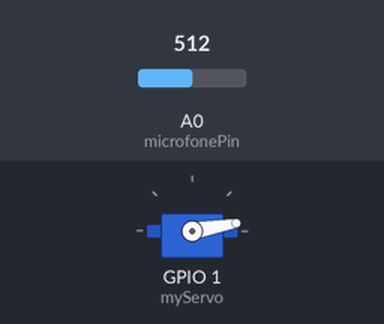
Recording of a sketch running on a simulated ESP8266 (NodeMCU). Shown: servo. Inputs (shaded band) come from the test bench; at power-on: A0 (microfonePin) = 512. WiFi joins after 1.5 s; servers stay silent unless stated; network time is answered at once with the bench clock; the local clock reads 2024-03-15 10:24:30 at power-on unless the sketch sets it; what the sketch prints to the serial monitor is not drawn.

Above: at 2.1 s.
At 10.1 s:
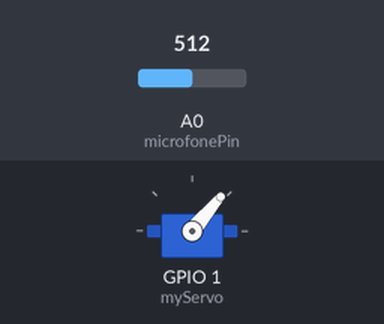
At 18.1 s:
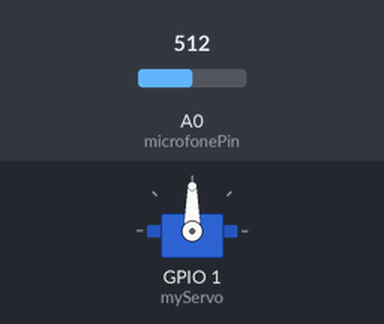
At 36.1 s:
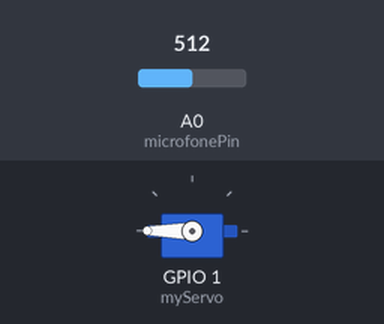
Timing chart, 0 to 39.5 s (numbered marks = the images above):
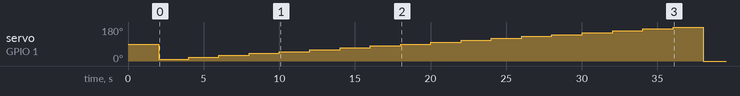

The sketch:

teste._bug_bancodedados.ino
```cpp
//Servidor NTP para manter a hora e a data atualizada via wifi
#include <NTPClient.h>
#include <WiFiUdp.h>
const char* ntpServerName = " br.pool.ntp.org"; // outros possiveis se der errado: link: https://ntp.br/conteudo/ntp/
WiFiUDP ntpUDP;
NTPClient timeClient(ntpUDP, ntpServerName);

/* Bibliotecas para produzir graficos e relatorios se for preciso (pesquisar mais sobre elas)
  #include <Adafruit_ILI9341.h>
  #include <Adafruit_GFX.h>
  #include <Adafruit_GrayOLED.h>
  #include <Adafruit_SPITFT.h>
  #include <Adafruit_SPITFT_Macros.h>
  #include <gfxfont.h>
*/

// micro anologico: https://arduinobymyself.blogspot.com/2012/04/vu-meter-com-arduino.html
// micro anologico com CI: http://icexduino.blogspot.com/2011/06/teste_26.html


//variaveis e constante para medição do logico da entrada digital do sensor microfone KY-037
//const int OUT_PIN = 8;  //entrada do valor digital
const int microfonePin = A0;  // Pino analógico onde o microfone está conectado (Microfone analogico)

// Variaveis relacionado ao intervalos de amostras (Valor medio)
const int amostra = 2000; // acada  mili segundos ele gera uma amostra (Precisa definir apos a logica)
unsigned long tempo_atual;  // salva o tempo atual da função millis()
unsigned long tempo_anterior = 0; //Armazena o valor anterior de millis() para comparação
unsigned long tempo_decorrido = 0;  // Variavel para calcular o tempo decorrido desde a última amostragem
int guarda_amostra = 0;  // variavel para armazenar as mostras
float soma_amostras = 0;  // variavel para soma a amostras acumuladas dentro loop

//Variaveis relacionadas com os nvalores maximos e minimos (Resolução de 10 bits)
int pico_minimo = 1023;
int pico_maximo = 0;
unsigned long tempo_pico_anterior = 0;
float frequencia_picos = 0;
float tolerancia_pico= 1.05;


//Inciando comunicação via wifi com esp8266 declacando variaveis de acesso:
#include <ESP8266WiFi.h>
const char* ssid = "tiago";
const char* password = "ajux2896";

//Iniciando comunicação via protocolo HTPP e a criação da pagina web:
#include <ESP8266WebServer.h>
#include <WiFiClient.h>
#include "index.h" // Conteudo da pagina WEB
ESP8266WebServer server(80);

//Iniciando comunicação com firebase
#include <Arduino.h>
#include <Firebase_ESP_Client.h>
#define API_KEY "AIzaSyCROmPojQcru9g3kgbQf5hc_-KXU1RaJ78"
#define DATABASE_URL "https://comunicacao-esp8266-e-firebase-default-rtdb.firebaseio.com/"
#define USER_EMAIL "tiagodois.0@gmail.com"
#define USER_PASSWORD "80432162"
FirebaseData fbdo;
FirebaseAuth auth;
FirebaseConfig config;

//Biblioteca para servo motor
#include <Servo.h>
Servo myServo; // objeto de uso para controlar o servo motor está relacionado com a biblioteca Servo.h
struct Amostra {
  int angulo;
  int valorMedio;
};

const int numAmostras = 10;
Amostra amostras[numAmostras];
int anguloServo = 0;


void setup() {
  Serial.begin(115200);
//Inicializando comunicação Wifi
WiFi.begin(ssid, password);

//Verificando a conexão com a rede
  while (WiFi.status() != WL_CONNECTED) {
    delay(1000);
    Serial.println("Conectando com WiFi...");
  }
   Serial.println("Wifi conectado...");

  // Inicializando a configuração do Firebase
  config.api_key = API_KEY;
  auth.user.email = USER_EMAIL;
  auth.user.password = USER_PASSWORD;
  config.database_url = DATABASE_URL;

  // Conectaando ao firebase
  Firebase.begin(&config, &auth);
  Serial.println("Conectado ao Firebase");
  Serial.println("Servidor iniciado");

  // Conectando ao servidor web
  Serial.print("IP para se conectar com o radar");
  Serial.print("http://");
  Serial.println(WiFi.localIP());
  server.on("/", HTTP_GET, paginaWeb);
  server.begin();

  // Inicializando o cliente NTP
  timeClient.begin();
  timeClient.setTimeOffset(3*3600); // fuso horário
  /*=============================================SENSOR MICROFONE =====================================================================*/
  // pinMode(OUT_PIN, INPUT); para entrada digital

  /*====================================================================================================================================*/


  /*=============================================SERVO MOTOR============================================================================*/
  myServo.attach(1); // o servo motor está conctado no pino digital 9
  posicaoAngularAmostra();


  /*====================================================================================================================================*/

}

void loop() {

  /*=============================================MICROFONE-LEITURA DE DBS================================================================*/

  tempo_atual = millis(); // a função millis captura a hora atual
  tempo_decorrido = tempo_atual - tempo_anterior;


  /*
     Fazer estrutura de seleção conforme a lesgislação
     para ruido: https://www.nucleodoconhecimento.com.br/wp-content/uploads/2021/06/grafico-63.png
     niveis por area: https://blog.vprimoveis.com.br/wp-content/uploads/2021/07/Tabela-de-ruido-ABNT.png
  */

  float valor_medio = media_amostral();
  valores_picos();

  if (tempo_decorrido > amostra) {  // Se o tempo decorrido for maior que a amostra, imprima o valor médio

       // Movendo o servo  em 10 graus para cada amostra
       moverServo();


      Serial.println("Valor Médio do Microfone analogico): " + String(valor_medio));
      // Converte o valor médio em dB usando a função converteDB
      float dBValor = converte_DB(valor_medio);
      Serial.println("Valor Médio do Microfone analogico em Db): " + String( dBValor));

       Serial.println("Pico Mínimo: " + String(pico_minimo));
       Serial.println("Pico Maximo: " + String(pico_maximo));

       // Chamando a função de tratamento de informações
      tratarInformacoes(tempo_atual, valor_medio, pico_maximo, frequencia_picos, anguloServo);


      /*
              Logica parte (basica) em relação a diretrizes do Programa de Silêncio Urbano (PSIU), Lei 15.133 link:https://novabrasilfm.com.br/especiais/cidadania/voce-conhece-a-lei-do-psiu/#:~:text=Os%20limites%20de%20ru%C3%ADdo%20s%C3%A3o,entre%2045%20e%2055%20decib%C3%A9is.
      */

      //int horaAtual = hour();  //variavel para registrar a hora atual e enviar para função 'verificarCondicoes'
      int horaAtual = (tempo_atual / 3600000) % 24;
      verificarCondicoes(dBValor, horaAtual);  // Chamando a condição de saida da função de acordo com o valor medio lido pelo microfone em Db

     if (pico_maximo > tolerancia_pico * amostra && tempo_pico_anterior > 0) {
      frequencia_picos = 1000.0 / (tempo_atual - tempo_pico_anterior); // Calculate frequency in Hz
      Serial.println("Frequência dos picos (Hz): " + String(frequencia_picos));


    }


    // Zerarando as amostras, os valores de piuco e tempo e renicianso o loop
    soma_amostras = 0;
    guarda_amostra = 0;
    tempo_anterior = tempo_atual;
    pico_minimo = 1023;
    pico_maximo = 0;
    tempo_pico_anterior = 0;

   enviarInformacoesParaFirebase(tempo_atual, valor_medio, pico_maximo,frequencia_picos, anguloServo);

  }


  /*================================================================================================================================*/

  /*=============================================SERVO MOTOR=========================================================================*/

  /* if (tempo_decorrido > amostra) {  // se a o tempo decorrido for maior que amosta então imprima o valor acumulado

      myServo.write(90); // Gire o servo para 90 graus (ajustar) usado para teste inicial

      if (OUT_PIN == LOW)
        // Ajustar direção do servo
        myServo.write(45); // Gire o servo para a esquerda
      } else {
        // Ajustar servo para o centro
        myServo.write(90); // Gire o servo para o centro
      }
  */


  /*================================================================================================================================*/


  server.handleClient();

   // Enviando valores para o banco de dados do firebase


}

/*=============================================CONVENÇÃO DO VALOR ANALOGICO DO MICROFONE PARA DBS==================================*/


float converte_DB(float valor_medio) {
  //lógica de conversão de valor de entrada para dB aqui
  float tensao = valor_medio / (1023.0 * 4.53); //esta relacionado com a resolução maxima do aruino 10 bit de 0 a 5V

  float dBValor =  (-1) * (87.1 * tensao - 74.4);; //fórmula de conversão

  /*Referencias:
     http://projetosfisicaexperimental.blogspot.com/2017/03/medidor-de-nivel-sonoro.html
     https://circuitdigest.com/microcontroller-projects/arduino-sound-level-measurement
  */
  //float dBValor = (valor_medio+83.2073) / 11.003;

  return dBValor;
}

/*=====================================================================================================================================*/


/*=============================================LEITURA DOS VALORES MEDIO DAS AMOSTRAS================================================*/

float media_amostral() {
  //Leitura e soma das amostras entrada analogica

  int valor_analogico = analogRead(microfonePin);     // Lê o valor analógico do microfone
  soma_amostras += valor_analogico;                  // atribuiçãop da variavel valo_analogico na soma de amostra
  guarda_amostra++;                                   // Incremetação

  return soma_amostras / guarda_amostra;
}

/*=====================================================================================================================================*/


/*=============================================LEITURA DOS VALORES PERIODICOS DO SENSOR================================================*/

void valores_picos() {
  int valor_analogico = analogRead(microfonePin);
  if (valor_analogico > pico_maximo) {
    pico_maximo = valor_analogico;
    tempo_pico_anterior = millis(); // Record the time of the peak
  }
  if (valor_analogico < pico_minimo) {
    pico_minimo = valor_analogico;
  }
}

/*=====================================================================================================================================*/


/*=============================================VERIFICANDO CONDIÇÕES INICIAIS DAS DIRETRIZES DO PROGRAMA PSIU===========================*/

//O objetivo dessa Função é fazer as compareções condicionais a partir da hora atual e o valor de Db (a localização entraria aqui com uma variavel, esta sensdo estudado como usar)

void verificarCondicoes(float dBValor, int horaAtual) {

  // Verifique as condições com base nas zonas e horários
  if (horaAtual >= 7 && horaAtual < 22) {              // Horário de 07h às 22h
    Serial.println("Horário de 07h às 22h");
    Serial.println("Zona Residencial");

    if (dBValor > 50) {
      Serial.println("Nível de ruído alto na Zona Residencial!");
      //elaborar um protocolo a ser seuido
    }

    else {
      Serial.println("Nível de ruído aceitável na Zona Residencial.");
    }
  }

  else {
    if (dBValor > 45) {
      Serial.println("Nível de ruído alto na Zona Residencial!");
      //elaborar um protocolo a ser seuido
    }

    else {
      Serial.println("Nível de ruído aceitável na Zona Residencial.");
    }

  }


}


/*=====================================================================================================================================*/

//Função para ler conteudo pagina web principal e abrir assim que a comicação do servidor web é estabelecida
void paginaWeb() {
  String s = MAIN_page; // Le o conteudo HTML
  server.send(200, "text/html", s); // Envia a pagina web
}


//Tratando os dados principais

void tratarInformacoes(unsigned long tempoAtual, int valor_medio, int picoMaximo, float frequenciaPicos, int anguloServo) {
 // condição minima para o dada ser importante (ja que para os limite estabelecidos 45 dD é o menor valor)
  if (valor_medio > 40) {

    frequenciaPicos *= 100;

    //Obetentado a atualização data em hora
    timeClient.update();
    String dataHoraAtual = timeClient.getFormattedTime();

    Serial.print("Informações tratadas - Tempo Atual: ");
    Serial.print(tempoAtual);
    Serial.print(", Media amostral: ");
    Serial.print(valor_medio);
    Serial.print(", Pico Máximo: ");
    Serial.print(picoMaximo);
    Serial.print(", Frequência: ");
    Serial.print(frequenciaPicos);
    Serial.print(", Posição: ");
    Serial.print(anguloServo);
    Serial.print(", Data e Hora Atuais: ");
    Serial.println(dataHoraAtual);

    anguloServo = myServo.read();
    for (int i = 0; i < numAmostras; i++) {
      if (amostras[i].angulo == anguloServo) {
        amostras[i].valorMedio = valor_medio;
        break;
      }
    }
  }
}

//
void posicaoAngularAmostra() {
  for (int i = 0; i < numAmostras; i++) {
    amostras[i].angulo = i * (180 / (numAmostras - 1));
    amostras[i].valorMedio = 0;
  }
}

void moverServo() {
  static int anguloServo = 0; // Ângulo do servo (inicializado apenas na primeira chamada)

  // Movendo o servo em 10 graus
  anguloServo += 10;

  // Limitando o ângulo entre 0 e 180 graus
  if (anguloServo > 180) {
    anguloServo = 0;
  }

  // Mova o servo para a posição atual
  myServo.write(anguloServo);

  // Você pode adicionar uma saída de depuração para ver o ângulo atual
  Serial.print("Servo movido para o ângulo: ");
  Serial.println(anguloServo);
}


void enviarInformacoesParaFirebase(unsigned long tempo_atual, int valor_medio, int pico_maximo, float frequencia_picos, int anguloServo) {
  // Criar um novo objeto FirebaseJson para a nova amostra
  FirebaseJson json;

  // Preencher o objeto com os dados da amostra atual
  json.set("Tempo", tempo_atual);
  json.set("ValorMédio", valor_medio);
  json.set("PicoMáximo", pico_maximo);
  json.set("Frequência", frequencia_picos);
  json.set("Posição", anguloServo);

  // Enviar o novo objeto JSON para o Firebase
  String path = "/Amostras/" + String(tempo_atual); // Use a data/hora como o nome do documento

}
```

index.h
```cpp
// Servidor Web
const char MAIN_page[] PROGMEM = R"=====(
<!doctype html>
<html>

</html>

)=====";
```

programacao_teste.ino
```cpp

```

Measured:
- by itself, servo on GPIO 1 (myServo): 90° → 10° at 2.0 s, → 20° 2.0 s later, → 30° 2.0 s later, → 40° 2.0 s later, … (19 changes in this stretch)
